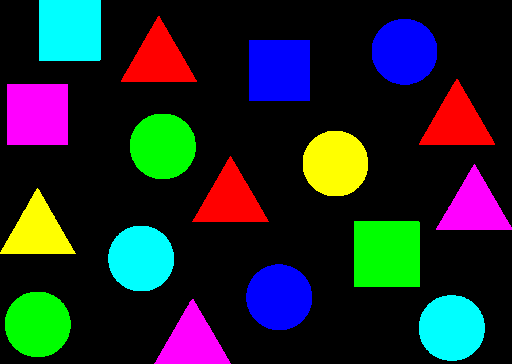
#> input picture AI_ComputerVision/dataset/colorobject.png, 512 x 364 px, found by its file name
$ jupyter execute Ex_Histogram.ipynb
#> lines starting #> are read from the running program, lines starting #| are printed output that depends on the picture
[cell 1]
import cv2
import matplotlib.pyplot as plt

# Read the grayscale image
gray_image = cv2.imread('C:\Ai_minor\AI_ComputerVision\dataset\colorobject.png', cv2.IMREAD_GRAYSCALE)
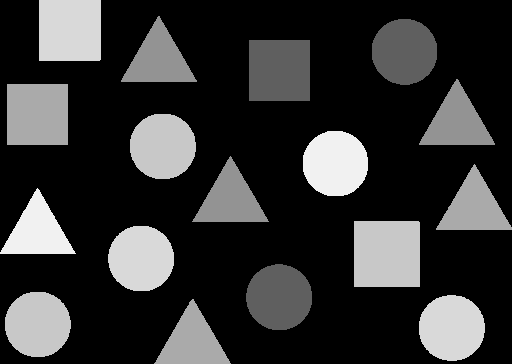
#> gray_image: shape (364, 512); min 0, max 241, mean 51.8

# Calculate histogram
hist = cv2.calcHist([gray_image], [0], None, [256], [0, 256])
#> hist = 256 values, max 131307 at index 0, min 0 at index 1, mean 728

# Plot histogram
plt.plot(hist)
plt.title('Histogram')
plt.xlabel('Pixel Intensity')
plt.ylabel('Frequency')
plt.show()
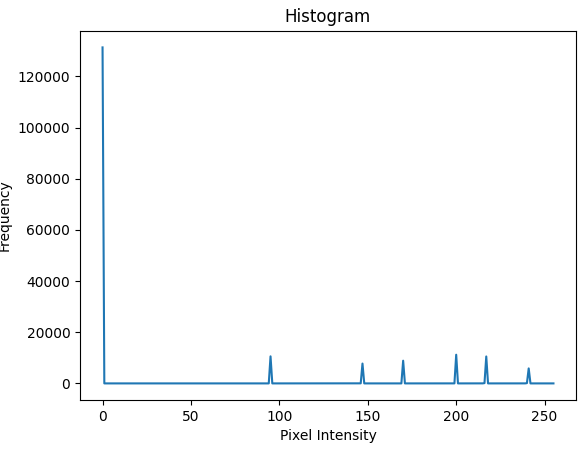
#> figure drawn by matplotlib, 1 panel; curve peaks at x = 0, y = 131307

$ run again, with AI_ComputerVision/dataset/checkerboard.png copied over AI_ComputerVision/dataset/colorobject.png
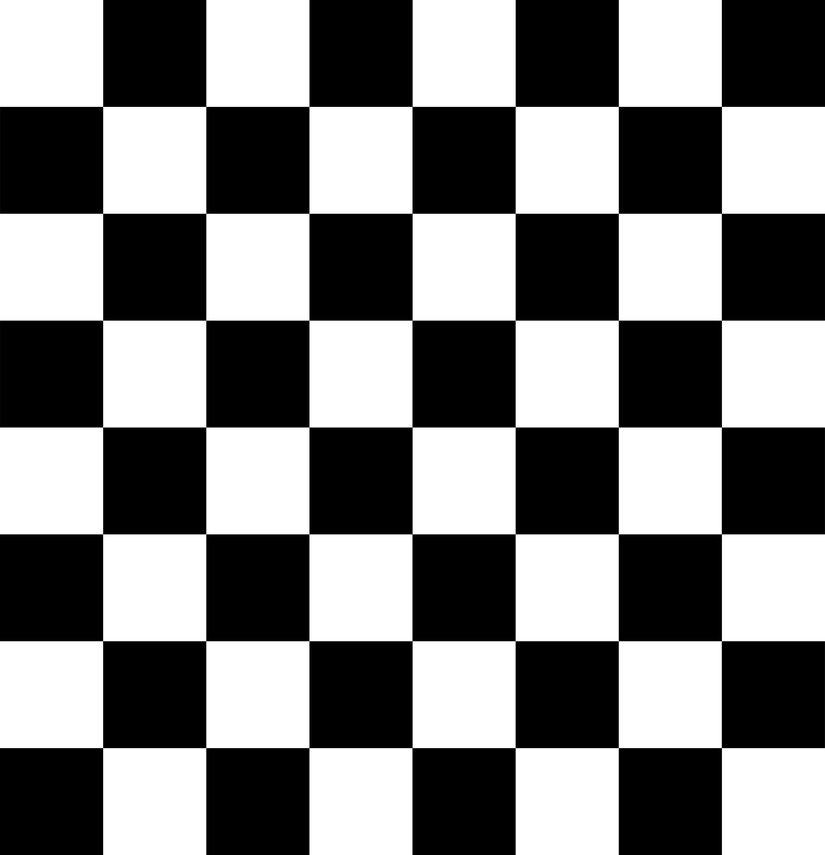
#> input picture AI_ComputerVision/dataset/checkerboard.png, 825 x 855 px, shrunk from 3595 x 3723 before the run, found by its file name
#> gray_image is the input picture: shape (855, 825); min 0, max 255, mean 127.5
#> hist = 256 values, max 334449 at index 0, min 0 at index 11, mean 2755.4
#> `plt.show()`:
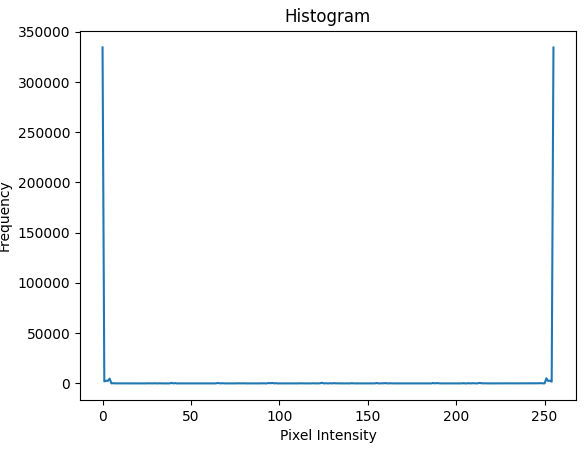
#> figure drawn by matplotlib, 1 panel; curve peaks at x = 0, y = 334449

$ run again, with AI_ComputerVision/dataset/heart.png copied over AI_ComputerVision/dataset/colorobject.png
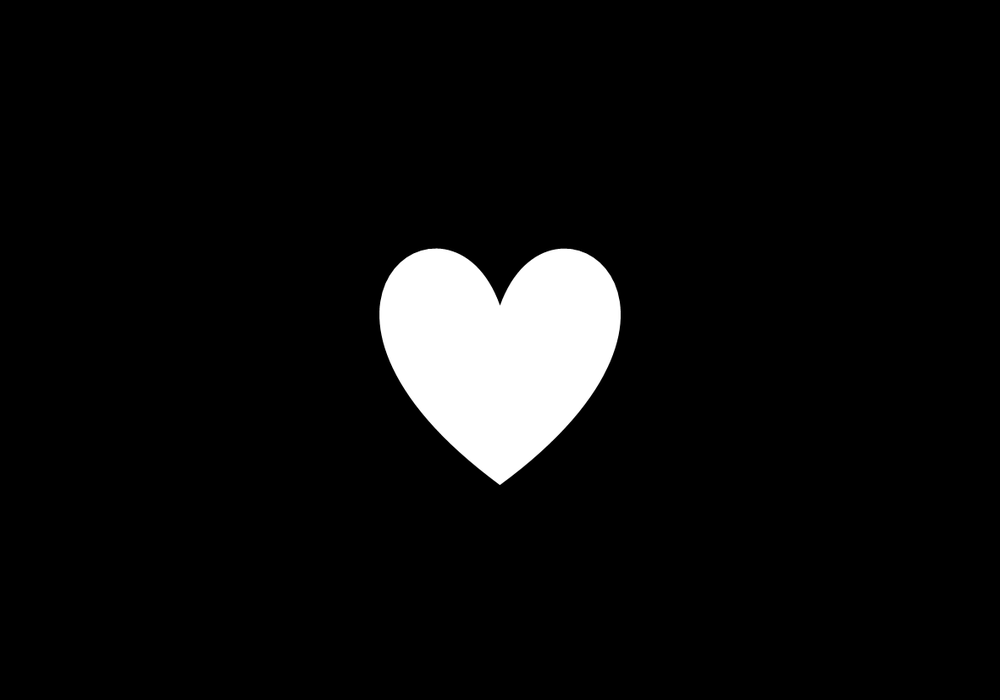
#> input picture AI_ComputerVision/dataset/heart.png, 1000 x 700 px, shrunk from 1181 x 827 before the run, found by its file name
#> gray_image is the input picture: shape (700, 1000); min 0, max 255, mean 14.3
#> hist = 256 values, max 659407 at index 0, min 0 at index 96, mean 2734.4
#> `plt.show()`:
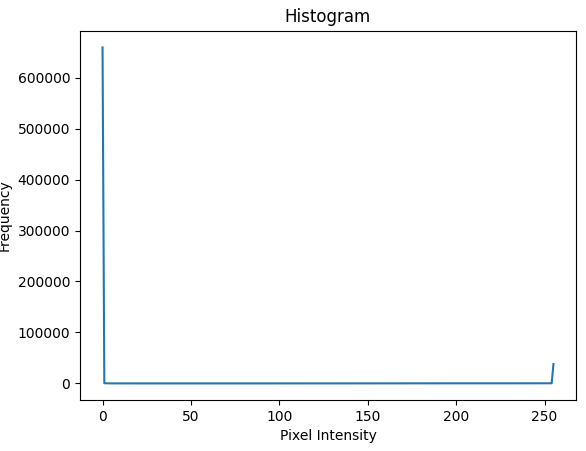
#> figure drawn by matplotlib, 1 panel; curve peaks at x = 0, y = 659407
